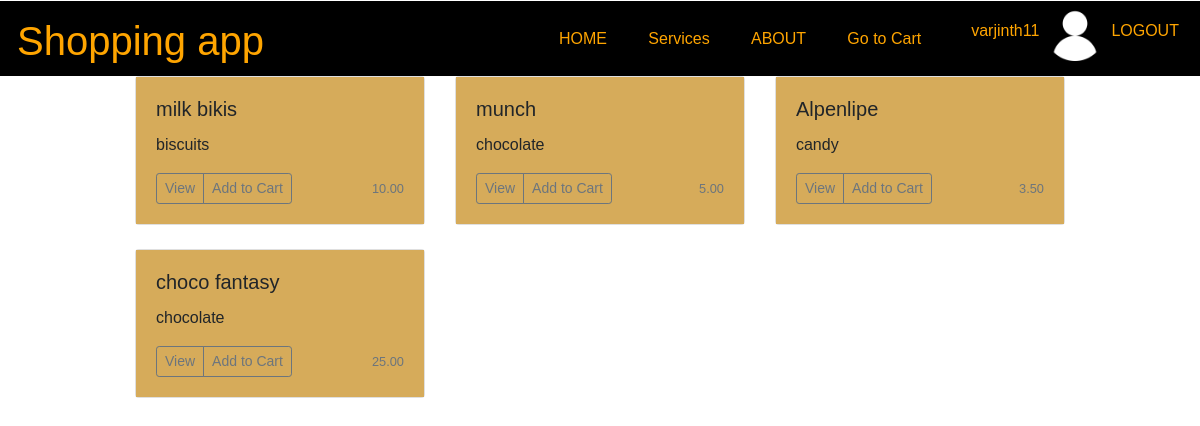
The page / (signed in) on the database its author committed.
### myapps/models.py (models this page shows, shortened)
class Product(models.Model):
    s_no = models.IntegerField()
    product_name = models.CharField(max_length=200)
    price = models.DecimalField(max_digits=10, decimal_places=2)
    quantity = models.IntegerField()
    specification = models.TextField()
    description = models.TextField()
    remarks = models.TextField()

### myapps/views.py (the view)
# urls.py: 2. Add a URL to urlpatterns:  path('', views.home, name='home')
def home(request):
    products=Product.objects.all()
    context = {'products': products}
    return render(request,'myapps/home.html',context)

### myapps/templates/myapps/home.html
{% extends "myapps/base.html" %}
{% block content %}
<div class="container">
  <div class="row">
    {% for product in products %}
    <div class="col-md-4">
      <div class="card mb-4 shadow-sm">
        <div class="card-body" style="background:rgb(214, 171, 90)">
          <h5 class="card-title">{{ product.product_name }}</h5>
          <p class="card-text">{{ product.description }}</p>
          <div class="d-flex justify-content-between align-items-center">
            <div class="btn-group" >
              <a href="{% url 'Product-detail' pk=product.id %}" class="btn btn-sm btn-outline-secondary ">View</a>
              <a href="{% url 'add_to_cart' product.id %}" class="btn btn-sm btn-outline-secondary">Add to Cart</a>
            </div>
            <small class="text-muted">{{ product.price }}</small>
          </div>
        </div>
      </div>
    </div>
    {% endfor %}
  </div>
</div>
{% endblock content %}

### myapps/templates/myapps/base.html (shortened to what this page needs)
<!DOCTYPE html>
{% load static %}
<html lang="en">
   <head>
      <link rel="stylesheet" href="https://maxcdn.bootstrapcdn.com/bootstrap/4.0.0/css/bootstrap.min.css">
      <link rel="stylesheet" type="text/css" href="{% static 'myapps/style.css' %}">
      <link rel="stylesheet" href="https://use.fontawesome.com/releases/v5.14.0/css/all.css">
    </head>
    <body>
      <header>
      <div>
        <h2 class="logoname">Shopping app</h2>
      </div>
      <div class="nav_list" >
      <ul >
        <li >
           <a class="nav_link" href="{% url 'home' %}">HOME</a>
        </li>
        <li >
           <a class="nav_link" href="#">Services</a>
        </li>
        <li >
           <a class="nav_link" href="#">ABOUT</a>
        </li>
        <li >
           <a class="nav_link" href="{% url 'cart' %}">Go to Cart</a>
        </li>
      </ul>
    </div>
    {% if user.is_authenticated %}
    <div class="login_logo">
        <p><a href="">{{user.username}}</a></p>
        <p><img src="{% static 'myapps/img/userlogo.png' %}"/></p>
        <p><a href="{% url 'logout' %}">LOGOUT</a></p>
    </div>
    {% else %}
     <div class="login_logo">
      <p><a href="{% url 'login' %}">LOGIN/SIGNUP</a></p>
      <p><img src="{% static 'myapps/img/userlogo.png' %}"/></p>
      </div>
      {% endif %}
    </header>
    {% block content %}{% endblock %}
</body>
</html>

### myapps/static/myapps/style.css (style rules this page uses)
* { box-sizing:border-box; }
body { font-family: Verdana, sans-serif; margin:0 }
header { display: flex; margin-top: 1px; justify-content: space-evenly; align-items: center; height:75px; background-color: black; }
.logoname { font-size: 40px; color: orange; font-family: sans-serif; padding: 2px; width: 500px; height: 40px; }
.nav_list { width: 35%; height: 50px; }
.nav_list > ul { display: flex; justify-content: space-evenly; flex-wrap: wrap; align-items: center; padding-inline-start: 0; margin-block: 0; height: 100%; }
.nav_list > ul > li { color: #dfdfe2; margin: 0 0.2rem; padding: 0.2rem; display: block; }
.nav_link { text-decoration: none; color: orange; padding: 6px; border-radius: 10px; }
.login_logo { display: flex; top: 15px; font-family: sans-serif; justify-content: center; align-items: center; }
.login_logo > p > img { margin: auto 0; width: 60px; height: 60px; }
.login_logo > p > a { text-decoration: none; color: orange; padding: 6px; border-radius: 10px; }
body { padding:0 0; margin: 0 0; font-family: sans-serif; }
.container { max-width: 960px; }

### rows shown on the page
Product: product_name "milk bikis", description "biscuits", price "10.00"
Product: product_name "munch", description "chocolate", price "5.00"
Product: product_name "Alpenlipe", description "candy", price "3.50"
Product: product_name "choco fantasy", description "chocolate", price "25.00"

### other values the page prints
{{ user.username }} "varjinth11"
